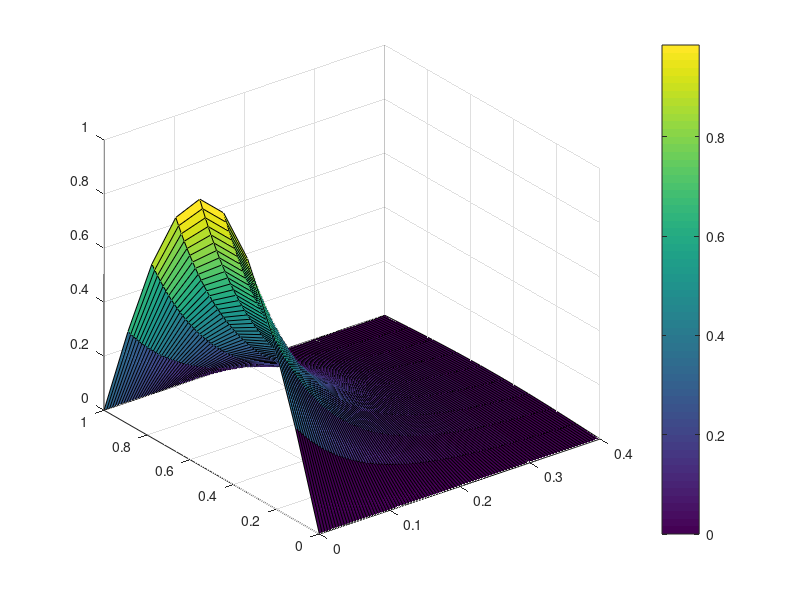

Reproduce this figure in MATLAB.
clc;
clear all;

Nx = 10;
Nt = 100;
tf =0.4;
dx = (1-0)/(Nx-1);
dt = (tf-0)/(Nt-1);

u=zeros(Nx, Nt);
x(1) = 0;
for len=2:10
    x(len) = x(len-1) + dx;
end

u(:,1) = sin(pi*x);
u(1,:) = 0;
u(10,:) = 0;

for j=1:Nt
    for i=2:9
        u(i,j+1) = u(i,j) + (dt/dx^2)*(u(i+1,j)-2*u(i,j)+u(i-1,j));
    end
end

[X,Y] = meshgrid(0:0.004:0.4,0:0.1111:1);
surf(X, Y, u)
colorbar
